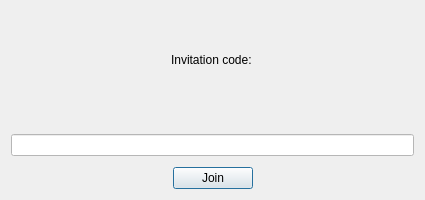
<?xml version="1.0" encoding="UTF-8"?>
<ui version="4.0">
 <class>Join</class>
 <widget class="QDialog" name="Join">
  <property name="geometry">
   <rect>
    <x>0</x>
    <y>0</y>
    <width>425</width>
    <height>200</height>
   </rect>
  </property>
  <property name="sizePolicy">
   <sizepolicy hsizetype="Fixed" vsizetype="Fixed">
    <horstretch>0</horstretch>
    <verstretch>0</verstretch>
   </sizepolicy>
  </property>
  <property name="minimumSize">
   <size>
    <width>425</width>
    <height>200</height>
   </size>
  </property>
  <property name="maximumSize">
   <size>
    <width>425</width>
    <height>200</height>
   </size>
  </property>
  <property name="windowTitle">
   <string>Dialog</string>
  </property>
  <property name="styleSheet">
   <string notr="true">QLineEdit{ background-color: white;} </string>
  </property>
  <layout class="QHBoxLayout" name="horizontalLayout_4">
   <item>
    <layout class="QVBoxLayout" name="verticalLayout">
     <item>
      <layout class="QHBoxLayout" name="horizontalLayout">
       <item>
        <spacer name="horizontalSpacer">
         <property name="orientation">
          <enum>Qt::Horizontal</enum>
         </property>
         <property name="sizeHint" stdset="0">
          <size>
           <width>40</width>
           <height>20</height>
          </size>
         </property>
        </spacer>
       </item>
       <item>
        <widget class="QLabel" name="label">
         <property name="text">
          <string>Invitation code: </string>
         </property>
        </widget>
       </item>
       <item>
        <spacer name="horizontalSpacer_2">
         <property name="orientation">
          <enum>Qt::Horizontal</enum>
         </property>
         <property name="sizeHint" stdset="0">
          <size>
           <width>40</width>
           <height>20</height>
          </size>
         </property>
        </spacer>
       </item>
      </layout>
     </item>
     <item>
      <spacer name="verticalSpacer">
       <property name="orientation">
        <enum>Qt::Vertical</enum>
       </property>
       <property name="sizeType">
        <enum>QSizePolicy::Fixed</enum>
       </property>
       <property name="sizeHint" stdset="0">
        <size>
         <width>20</width>
         <height>20</height>
        </size>
       </property>
      </spacer>
     </item>
     <item>
      <layout class="QHBoxLayout" name="horizontalLayout_2">
       <item>
        <widget class="QLineEdit" name="invitationCode"/>
       </item>
      </layout>
     </item>
     <item>
      <spacer name="verticalSpacer_2">
       <property name="orientation">
        <enum>Qt::Vertical</enum>
       </property>
       <property name="sizeType">
        <enum>QSizePolicy::Fixed</enum>
       </property>
       <property name="sizeHint" stdset="0">
        <size>
         <width>20</width>
         <height>5</height>
        </size>
       </property>
      </spacer>
     </item>
     <item>
      <layout class="QHBoxLayout" name="horizontalLayout_3">
       <item>
        <spacer name="horizontalSpacer_3">
         <property name="orientation">
          <enum>Qt::Horizontal</enum>
         </property>
         <property name="sizeHint" stdset="0">
          <size>
           <width>40</width>
           <height>20</height>
          </size>
         </property>
        </spacer>
       </item>
       <item>
        <widget class="QPushButton" name="pushButton_join">
         <property name="text">
          <string>Join</string>
         </property>
        </widget>
       </item>
       <item>
        <spacer name="horizontalSpacer_4">
         <property name="orientation">
          <enum>Qt::Horizontal</enum>
         </property>
         <property name="sizeHint" stdset="0">
          <size>
           <width>40</width>
           <height>20</height>
          </size>
         </property>
        </spacer>
       </item>
      </layout>
     </item>
    </layout>
   </item>
  </layout>
 </widget>
 <resources/>
 <connections/>
</ui>
